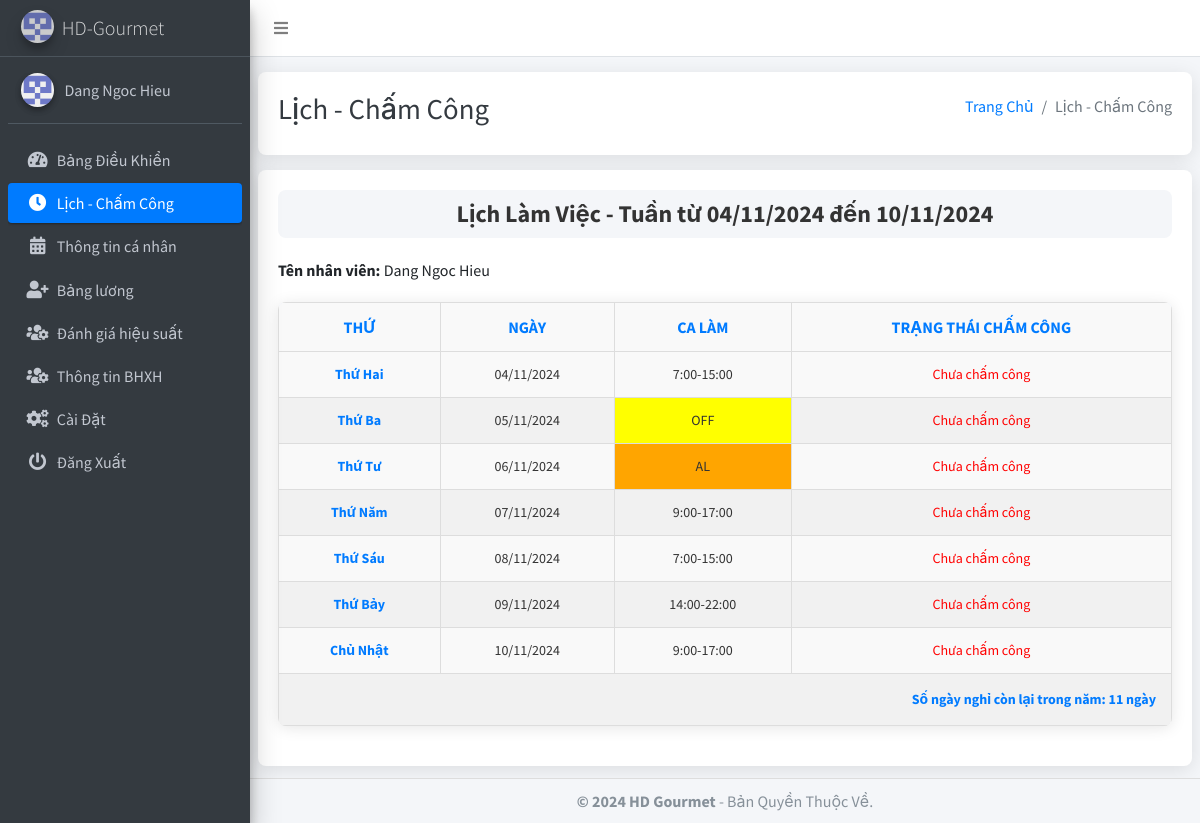
Page /staff/lichlamnv.php (signed in) on the committed database.
### tables this page shows
CREATE TABLE `settings` (
  `id` int(11) NOT NULL,
  `system_name` varchar(255) NOT NULL,
  `logo` varchar(255) NOT NULL,
  `currency` varchar(50) NOT NULL
);

CREATE TABLE `members` (
  `id` int(11) NOT NULL,
  `fullname` varchar(255) NOT NULL,
  `dob` date NOT NULL,
  `gender` varchar(10) NOT NULL,
  `contact_number` varchar(20) NOT NULL,
  `email` varchar(255) NOT NULL,
  `address` varchar(255) NOT NULL,
  `country` varchar(255) NOT NULL,
  `postcode` varchar(20) NOT NULL,
  `occupation` enum('Staff','Supervisor') NOT NULL,
  `membership_type` int(11) NOT NULL,
  `amount` int(11) NOT NULL,
  `department_employee_count` int(11) NOT NULL,
  `membership_number` varchar(20) NOT NULL,
  `created_at` timestamp NOT NULL DEFAULT current_timestamp(),
  `photo` varchar(255) NOT NULL,
  `expiry_date` date DEFAULT NULL,
  `contract` varchar(255) NOT NULL,
  `annual_leave_remaining` int(11) DEFAULT 0
);

CREATE TABLE `member_schedules` (
  `id` int(11) NOT NULL,
  `fullname` varchar(255) NOT NULL,
  `week_start_date` date NOT NULL,
  `monday_shift` varchar(20) DEFAULT NULL,
  `tuesday_shift` varchar(20) DEFAULT NULL,
  `wednesday_shift` varchar(20) DEFAULT NULL,
  `thursday_shift` varchar(20) DEFAULT NULL,
  `friday_shift` varchar(20) DEFAULT NULL,
  `saturday_shift` varchar(20) DEFAULT NULL,
  `sunday_shift` varchar(20) DEFAULT NULL,
  `occupation` varchar(255) DEFAULT NULL
);

### staff/lichlamnv.php (the view, shortened to what this page needs)
<?php
include('../includes/config.php');
$staff_id = $_SESSION['user_id'];
$weekStart = date('Y-m-d', strtotime('monday this week'));
$weekEnd = date('Y-m-d', strtotime('sunday this week'));
if ($conn) {
    $occupationQuery = "SELECT occupation, fullname, annual_leave_remaining FROM members WHERE id = ?";
    $occupationStmt = $conn->prepare($occupationQuery);
    if ($occupationStmt) {
        $occupationStmt->bind_param("i", $staff_id);
        $occupationStmt->execute();
        $occupationResult = $occupationStmt->get_result();
        $occupationData = $occupationResult->fetch_assoc();
        $occupation = $occupationData['occupation'];
        $annualLeaveRemaining = $occupationData['annual_leave_remaining'];
        $isSupervisor = ($occupation === 'Supervisor');
        $scheduleQuery = $isSupervisor ?
            "SELECT * FROM member_schedules WHERE fullname IN (SELECT fullname FROM members WHERE membership_type = (SELECT membership_type FROM members WHERE id = ?)) AND week_start_date BETWEEN ? AND ?" :
            "SELECT * FROM member_schedules WHERE fullname = (SELECT fullname FROM members WHERE id = ?) AND week_start_date BETWEEN ? AND ?";
        $scheduleStmt = $conn->prepare($scheduleQuery);
        if ($scheduleStmt) {
            $scheduleStmt->bind_param("iss", $staff_id, $weekStart, $weekEnd);
            $scheduleStmt->execute();
            $scheduleResult = $scheduleStmt->get_result();
        } else {
            die("Error preparing schedule statement: " . $conn->error);
        }
        $attendanceQuery = "SELECT * FROM attendance_logs WHERE employee_name = ? AND week_start_date BETWEEN ? AND ?";
        $attendanceStmt = $conn->prepare($attendanceQuery);
        if ($attendanceStmt) {
            $attendanceLogs = [];
        } else {
            die("Error preparing attendance statement: " . $conn->error);
        }
    } else {
        die("Error preparing occupation statement: " . $conn->error);
    }
} else {
    die("Connection to database failed: " . $conn->connect_error);
}
include('includes_staff/header_staff.php');
?>
<body class="hold-transition sidebar-mini layout-fixed layout-navbar-fixed layout-footer-fixed">
<div class="wrapper">
  <?php include('includes_staff/nav_staff.php'); ?>
  <?php include('includes_staff/sidebar_staff.php'); ?>
  <div class="content-wrapper">
    <?php include('includes_staff/pagetitle_staff.php'); ?>
    <section class="content">
    <div class="container-fluid">
        <h2 class="schedule-title">Lịch Làm Việc - Tuần từ <?php echo date('d/m/Y', strtotime($weekStart)); ?> đến <?php echo date('d/m/Y', strtotime($weekEnd)); ?></h2>
        <p><strong>Tên nhân viên: </strong><?php echo $fullname; ?></p>
        <?php if ($scheduleResult->num_rows > 0): ?>
            <table class="schedule-table">
                <thead>
                    <tr>
                        <th>Thứ</th>
                        <th>Ngày</th>
                        <th>Ca Làm</th>
                        <th>Trạng Thái Chấm Công</th>
                    </tr>
                </thead>
                <tbody>
                    <?php while ($schedule = $scheduleResult->fetch_assoc()): ?>
                        <?php for ($day = 0; $day < 7; $day++):  ?>
                            <?php
                            $currentDate = date('Y-m-d', strtotime("monday this week +{$day} days"));
                            $formattedDate = date('d/m/Y', strtotime($currentDate));
                            $dayName = strtolower(date('l', strtotime($currentDate)));
                            $shiftKey = $dayName . '_shift';
                            $shiftValue = isset($schedule[$shiftKey]) ? $schedule[$shiftKey] : 'N/A';
                            $shiftColor = '';
                            if ($shiftValue === 'OFF') {
                                $shiftColor = 'background-color: yellow;';
                            } elseif ($shiftValue === 'AL') {
                                $shiftColor = 'background-color: orange;';
                            }
                            $attendanceStatus = isset($attendanceLogs[$currentDate]) ? implode(", ", $attendanceLogs[$currentDate]) : 'Chưa chấm công';
                            $attendanceColor = ($attendanceStatus === 'Chưa chấm công') ? 'color: red;' : 'color: green;';
                            $dayOfWeek = date('l', strtotime($currentDate));
                            $dayOfWeekVietnamese = [
                                'Monday' => 'Thứ Hai',
                                'Tuesday' => 'Thứ Ba',
                                'Wednesday' => 'Thứ Tư',
                                'Thursday' => 'Thứ Năm',
                                'Friday' => 'Thứ Sáu',
                                'Saturday' => 'Thứ Bảy',
                                'Sunday' => 'Chủ Nhật'
                            ];
                            $dayLabel = $dayOfWeekVietnamese[$dayOfWeek];
                            ?>
                            <tr>
                                <td><?php echo $dayLabel; ?></td>
                                <td><?php echo $formattedDate; ?></td>
                                <td style="<?php echo $shiftColor; ?>"><?php echo $shiftValue; ?></td>
                                <td style="<?php echo $attendanceColor; ?>"><?php echo $attendanceStatus; ?></td>
                            </tr>
                        <?php endfor; ?>
                    <?php endwhile; ?>
                    <tr>
                        <td colspan="4" style="text-align: right; font-weight: bold; padding: 15px; background-color: #f1f1f1;">
                            Số ngày nghỉ còn lại trong năm: <?php echo $annualLeaveRemaining; ?> ngày
                        </td>
                    </tr>
                </tbody>
            </table>
        <?php else: ?>
            <p>Không tìm thấy lịch làm việc cho tuần này.</p>
        <?php endif; ?>
    </div>
    </section>
  </div>
  <footer class="main-footer">
    <strong> &copy; <?php echo date('Y'); ?> HD Gourmet</strong> - Bản Quyền Thuộc Về.
  </footer>
</div>
</body>
</html>

### staff/includes_staff/sidebar_staff.php (shortened to what this page needs)
<?php
include('../includes/config.php');
$current_page = basename($_SERVER['PHP_SELF']);
$staff_id = $_SESSION['user_id'];
$memberQuery = "SELECT fullname FROM members WHERE id = ?";
$stmt = $conn->prepare($memberQuery);
$stmt->bind_param("i", $staff_id);
$stmt->execute();
$result = $stmt->get_result();
if ($result->num_rows > 0) {
    $fullname = $result->fetch_assoc()['fullname'];
} else {
    $fullname = 'Staff Member';
}
?>
<aside class="main-sidebar sidebar-dark-primary elevation-4">
    <a href="" class="brand-link">
        <img src="<?php echo getLogoUrl(); ?>" alt="Logo" class="brand-image img-circle elevation-3" style="opacity: .8">
        <span class="brand-text font-weight-light"><?php echo getSystemName(); ?></span>
    </a>
    <?php
    function getSystemName() {
        global $conn;
        $systemNameQuery = "SELECT system_name FROM settings";
        $systemNameResult = $conn->query($systemNameQuery);
        if ($systemNameResult->num_rows > 0) {
            return $systemNameResult->fetch_assoc()['system_name'];
        } else {
            return 'HD-Gourmet System';
        }
    }
    function getLogoUrl() {
        global $conn;
        $logoQuery = "SELECT logo FROM settings";
        $logoResult = $conn->query($logoQuery);
        if ($logoResult->num_rows > 0) {
            return $logoResult->fetch_assoc()['logo'];
        } else {
            return '../dist/img/AdminLTELogo.png';
        }
    }
    ?>
    <div class="sidebar">
        <div class="user-panel mt-3 pb-3 mb-3 d-flex">
            <div class="image">
                <img src="../dist/img/2382414.png" class="img-circle elevation-2" alt="User Image">
            </div>
            <div class="info">
                <a href="#" class="d-block"><?php echo htmlspecialchars($fullname); ?></a>
            </div>
        </div>
        <nav class="mt-2">
            <ul class="nav nav-pills nav-sidebar flex-column" data-widget="treeview" role="menu" data-accordion="false">
                <li class="nav-item">
                    <a href="staff_dashboard.php" class="nav-link <?php echo ($current_page == 'staff_dashboard.php') ? 'active' : ''; ?>">
                        <i class="nav-icon fas fa-tachometer-alt"></i>
                        <p>Bảng Điều Khiển</p>
                    </a>
                </li>
                <li class="nav-item">
                    <a href="lichlamnv.php" class="nav-link <?php echo ($current_page == 'lichlamnv.php') ? 'active' : ''; ?>">
                        <i class="nav-icon fas fa-clock"></i>
                        <p>Lịch - Chấm Công</p>
                    </a>
                </li>
                <li class="nav-item">
                    <a href="employee_information.php" class="nav-link <?php echo ($current_page == 'employee_information.php') ? 'active' : ''; ?>">
                        <i class="nav-icon fas fa-calendar-alt"></i>
                        <p>Thông tin cá nhân</p>
                    </a>
                </li>
                <li class="nav-item">
                    <a href="payroll.php" class="nav-link <?php echo ($current_page == 'payroll.php') ? 'active' : ''; ?>">
                        <i class="nav-icon fas fa-user-plus"></i>
                        <p>Bảng lương</p>
                    </a>
                </li>
                <li class="nav-item">
                    <a href="performance_evaluation.php" class="nav-link <?php echo ($current_page == 'performance_evaluation.php') ? 'active' : ''; ?>">
                        <i class="nav-icon fas fa-users-cog"></i>
                        <p>Đánh giá hiệu suất</p>
                    </a>
                </li>
                <li class="nav-item">
                    <a href="social_insurance.php" class="nav-link <?php echo ($current_page == 'social_insurance.php') ? 'active' : ''; ?>">
                        <i class="nav-icon fas fa-users-cog"></i>
                        <p>Thông tin BHXH</p>
                    </a>
                </li>
                <li class="nav-item">
                    <a href="settings_staff.php" class="nav-link <?php echo ($current_page == 'settings_staff.php') ? 'active' : ''; ?>">
                        <i class="nav-icon fas fa-cogs"></i>
                        <p>Cài Đặt</p>
                    </a>
                </li>
                <li class="nav-item">
    <a href="logout_staff.php" class="nav-link <?php echo ($current_page == 'logout_staff.php') ? 'active' : ''; ?>" onclick="return confirmLogout();">
        <i class="nav-icon fas fa-power-off"></i>
        <p>Đăng Xuất</p>
    </a>
</li>
            </ul>
        </nav>
    </div>
</aside>

### staff/lichlamnv.php (style rules this page uses)
.schedule-title { text-align: center; margin-bottom: 20px; color: #333; font-weight: bold; font-size: 24px; padding: 10px; background-color: #f4f6f9; border-radius: 8px; }
.schedule-table { width: 100%; border-collapse: collapse; margin: 20px 0; font-size: 16px; text-align: left; box-shadow: 0 2px 15px rgba(0, 0, 0, 0.1); border-radius: 8px; overflow: hidden; }
.schedule-table thead { background-color: #e7f1ff; }
.schedule-table th { color: #007bff; font-weight: bold; padding: 12px 15px; text-transform: uppercase; border-bottom: 2px solid #0056b3; }
.schedule-table th, .schedule-table td { border: 1px solid #ddd; padding: 12px 15px; text-align: center; }
.schedule-table tr { background-color: #f9f9f9; transition: background-color 0.3s; }
.schedule-table tr:nth-child(even) { background-color: #f1f1f1; }
.schedule-table td { font-size: 14px; color: #333; }
.schedule-table td:first-child { font-weight: bold; color: #007bff; }
.main-footer { text-align: center; padding: 10px 20px; background-color: #f4f6f9; border-top: 1px solid #ddd; }
.container-fluid { padding: 20px; background-color: #ffffff; border-radius: 8px; box-shadow: 0 4px 20px rgba(0, 0, 0, 0.1); }

### rows in the picture
settings: logo (picture), system_name "HD-Gourmet"
members: fullname "Dang Ngoc Hieu", annual_leave_remaining "11"
member_schedules: dayLabel "Thứ Hai", formattedDate "04/11/2024", monday_shift "7:00-15:00", attendanceStatus "Chưa chấm công", dayLabel "Thứ Ba", formattedDate "05/11/2024", tuesday_shift "OFF", dayLabel "Thứ Tư", formattedDate "06/11/2024", wednesday_shift "AL", dayLabel "Thứ Năm", formattedDate "07/11/2024", thursday_shift "9:00-17:00", dayLabel "Thứ Sáu", formattedDate "08/11/2024", friday_shift "7:00-15:00", dayLabel "Thứ Bảy", formattedDate "09/11/2024", saturday_shift "14:00-22:00", dayLabel "Chủ Nhật", formattedDate "10/11/2024", sunday_shift "9:00-17:00"

### other values in the picture
$pageTitle "Lịch - Chấm Công"
